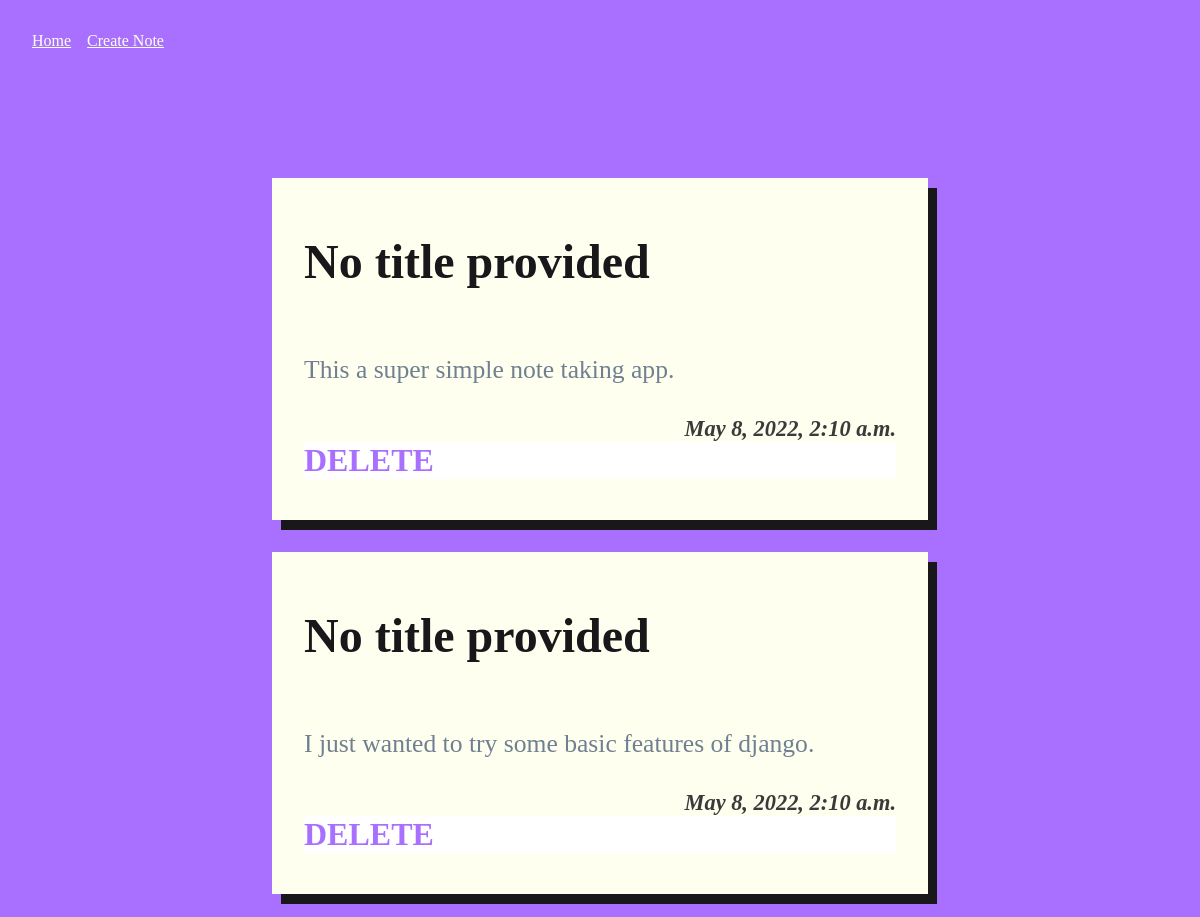
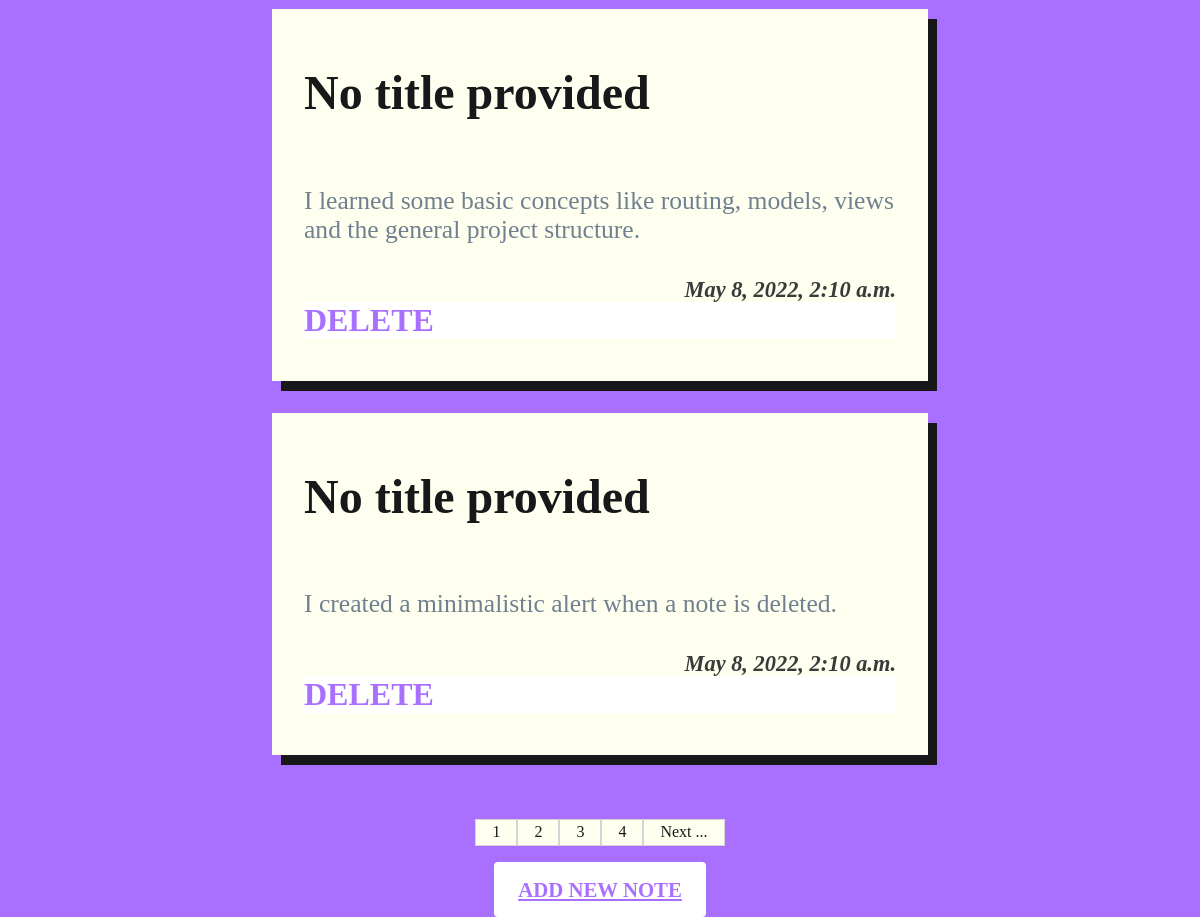
The page / on the database its author committed (2 pictures, top to bottom).
### notes/models.py (models this page shows)
class Note(models.Model):
    title = models.CharField(max_length=100, default="No title provided")
    text = models.CharField(max_length=300)
    pub_date = models.DateTimeField(default=timezone.now())

### notes/views.py (the view)
# urls.py: path('', views.index, name='index'),
def index(request):
    query_offset = int(request.GET.get('offset', 0))
    pagination_offset = 4
    notes = Note.objects.all()[query_offset:query_offset+pagination_offset]
    count = Note.objects.count()
    pagination_btns = []
    for btn in range(int(count / pagination_offset)):
        pagination_btns.append(btn+1)
    context = {'notes': notes, 'pagination_buttons': pagination_btns}
    return render(request, 'notes/index.html', context)

### notes/templates/notes/index.html (shortened to what this page needs)
<!DOCTYPE html>
<html lang="en">
<head>
    <link rel="stylesheet" href="https://cdnjs.cloudflare.com/ajax/libs/normalize/8.0.1/normalize.css">
    <link rel="stylesheet" href="https://cdnjs.cloudflare.com/ajax/libs/milligram/1.4.1/milligram.css">
    {% load static %}
    <link rel="stylesheet" href="{% static 'notes/main.css' %}" />
</head>
<body>
    {% include 'notes/includes/navbar.html' %}
    <main class="container">
        {% if notes %}
            {% for note  in notes %}
            <div class="note">
                <h2>{{ note.title }}</h2>
                <p class="note__content">
                    {{note.text}}
                    <span class="date">{{ note.pub_date }}</span>
                    <span class="delete" data-noteid={{note.id}}>Delete</span>
                </p>
            </div>
            {% endfor %}
        {% else %}
                <p style="margin: 1rem auto;">There aren't any notes yet. <a style="color:white;font-weight:bold" href="/create">Add a new one</a></p>
        {% endif %}
    </main>
    <div class="container" id="pagination__controls">
        {% for btn in pagination_buttons %}
        <span class="pagination__btn">{{ btn }}</span>
        {% endfor %}
        <span class="pagination__btn" id="next">Next ...</span>
    </div>
    <div style="text-align: center">
        <a class="button--custom" href={% url 'create' %}>Add new note</a>
    </div>
</body>
</html>

### notes/templates/notes/includes/navbar.html
<header>
   <nav>
       <ul class="navbar__ul">
           <li class="navbar__item"><a href="/">Home</a></li>
           <li class="navbar__item"><a href="{% url 'create' %}">Create Note</a></li>
       </ul>
   </nav>
</header>

### notes/static/notes/main.css (style rules this page uses)
:root { --primary-color: #a970ff; --secondary--color: #18181b; }
html, body { background-color: var(--primary-color); color: white; height: auto; margin: 0; padding: 0; }
nav ul { display: flex; list-style-type: none; padding: 1rem; }
.navbar__item { margin-left: 1rem; }
.navbar__item a { color: ivory; }
.container { margin: 5rem auto 1rem auto; width: 60vw; padding: 1rem 2rem; display: flex; justify-content: center; flex-wrap: wrap; }
#pagination__controls { margin-top: 1rem; }
.pagination__btn { padding: 0.2rem 1rem; background-color: ivory; color: #18181b; border: 1px solid rgb(212, 212, 212); cursor: pointer; }
.note { cursor: pointer; font-size: 1.6rem; animation: fadeInBottom 400ms ease-in-out 100ms; opacity: 1; display: flex; justify-content: space-between; align-items: center; background-color: ivory; color: slategrey; padding: 1rem 2rem; box-shadow: 9px 10px 0px 0px var(--secondary--color); margin: 1rem 2rem; display: flex; flex-direction: column; align-items: flex-start; width: 40rem; transition: all 400ms ease-in-out; }
.note h2 { font-size: 3rem; font-weight: bold; color: var(--secondary--color); }
.note__content { display: flex; flex-direction: column; width: 100%; }
.note .date { font-size: 1.4rem; margin-top: 2rem; font-style: italic; color: #3a3a3a; font-weight: bold; align-self: flex-end; }
.note .delete { color: var(--primary-color); font-weight: bold; cursor: pointer; background-color: rgb(255, 255, 255); font-size: 2rem; text-transform: uppercase; }
.button--custom { background-color: white; color: var(--primary-color); border-radius: 4px; padding: 1rem 1.5rem; font-weight: bold; text-transform: uppercase; font-size: 1.3rem; margin: 0 auto; width: 12rem; }

### rows shown on the page
Note: title "No title provided", text "This a super simple note taking app.", pub_date "May 8, 2022, 2:10 a.m."
Note: title "No title provided", text "I just wanted to try some basic features of django.", pub_date "May 8, 2022, 2:10 a.m."
Note: title "No title provided", text "I learned some basic concepts like routing, models, views and the general project structure.", pub_date "May 8, 2022, 2:10 a.m."
Note: title "No title provided", text "I created a minimalistic alert when a note is deleted.", pub_date "May 8, 2022, 2:10 a.m."

### other values the page prints
{{ btn }} "1" "2" "3" "4"
